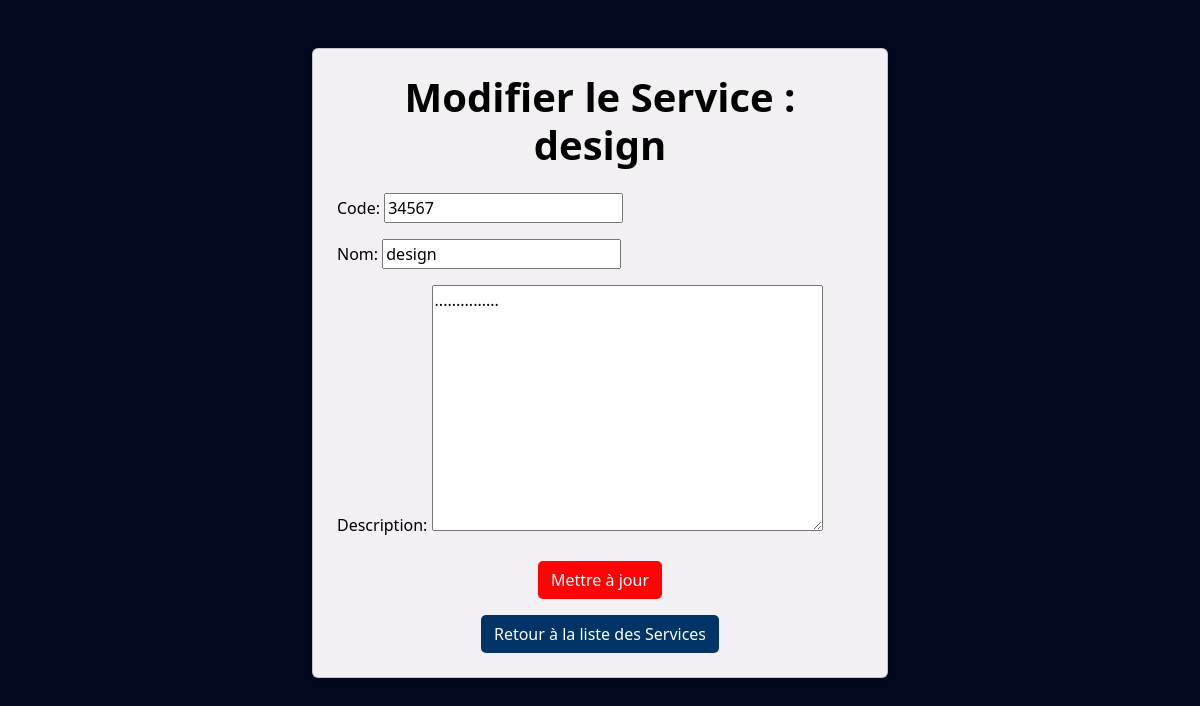
Screenshot of /modifier_service/2/ with the database file from the repository.
### appRH/models.py (models this page shows, shortened)
class Service(models.Model):
    code = models.CharField(max_length=10, unique=True)
    nom = models.CharField(max_length=50)
    description = models.TextField()

### appRH/views.py (the view)
# urls.py: path('modifier_service/<int:id>/', views.modifier_service, name='modifier_service'),
def modifier_service(request, id):
    services = get_object_or_404(Service, id=id)
    if request.method == "POST":
        form = ServiceForm(request.POST, instance=services)
        if form.is_valid():
            form.save()
            return redirect('liste_services')
    else:
        form = ServiceForm(instance=services)
    return render(request, "modifierservice.html", {"form": form, "services": services})

### appRH/forms.py
class ServiceForm(forms.ModelForm):
     class Meta:
        model = Service
        fields = "__all__"

### appRH/templates/modifierservice.html (shortened to what this page needs)
<!DOCTYPE html>
<html lang="fr">
<head>
    {% load static %}
    <link rel="stylesheet" href="{% static 'css/bootstrap.min.css' %}">
    <link href="https://cdn.jsdelivr.net/npm/bootstrap@5.3.1/dist/css/bootstrap.min.css" rel="stylesheet">
</head>
<body style="background-color: rgb(2, 9, 31); color: white;">
    <div class="container mt-5" style="max-width: 50%;">
        <div class="card shadow-sm p-4" style="background-color: rgb(242, 240, 242);">
            <h1 class="text-center fw-bold mb-4" style="color: black;">Modifier le Service : {{ services.nom }}</h1>
            <form method="POST">
                <div class="mb-4" style="color: black;">
                    <div class="form-group">
                        {{ form.as_p }}
                    </div>
                </div>
                <div class="text-center">
                    <button type="submit" class="btn" style="background-color:rgb(255, 4, 4); color: white; border-radius: 5px;">
                        Mettre à jour
                    </button>
                </div>
            </form>
            <div class="d-flex justify-content-center mt-3">
                <a href="{% url 'liste_services' %}" class="btn" style="background-color: #003366; color: white; border-radius: 5px;">
                    Retour à la liste des Services
                </a>
            </div>
        </div>
    </div>
</body>
</html>

### rows the page displays
Service: nom "design", code "34567", description "..............."
